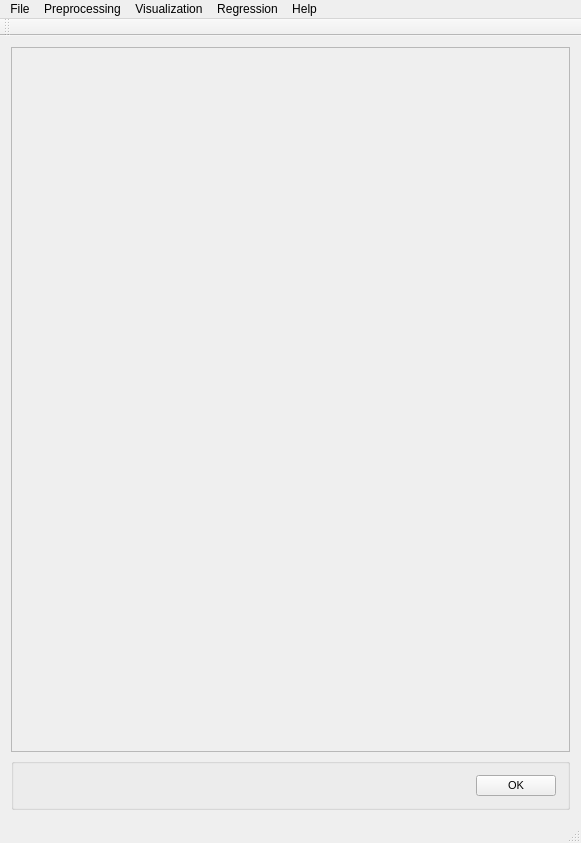
<?xml version="1.0" encoding="UTF-8"?>
<ui version="4.0">
 <class>MainWindow</class>
 <widget class="QMainWindow" name="MainWindow">
  <property name="geometry">
   <rect>
    <x>0</x>
    <y>0</y>
    <width>581</width>
    <height>843</height>
   </rect>
  </property>
  <property name="windowTitle">
   <string>PYSAT</string>
  </property>
  <widget class="QWidget" name="centralWidget">
   <layout class="QVBoxLayout" name="verticalLayout_9">
    <item>
     <widget class="QScrollArea" name="scrollArea">
      <property name="widgetResizable">
       <bool>true</bool>
      </property>
      <widget class="QWidget" name="scrollAreaWidgetContents_2">
       <property name="geometry">
        <rect>
         <x>0</x>
         <y>0</y>
         <width>561</width>
         <height>721</height>
        </rect>
       </property>
       <property name="font">
        <font>
         <pointsize>8</pointsize>
        </font>
       </property>
       <property name="styleSheet">
        <string notr="true">QGroupBox {
  border: 2px solid gray;
  border-radius: 6px;
  margin-top: 0.5em;
}

QGroupBox::title {

  padding-top: -14px;
  padding-left: 8px;
}
</string>
       </property>
       <layout class="QVBoxLayout" name="verticalLayout_8"/>
      </widget>
     </widget>
    </item>
    <item>
     <widget class="QGroupBox" name="OK">
      <layout class="QHBoxLayout" name="ok">
       <item>
        <spacer name="horizontalSpacer_5">
         <property name="orientation">
          <enum>Qt::Horizontal</enum>
         </property>
         <property name="sizeHint" stdset="0">
          <size>
           <width>40</width>
           <height>20</height>
          </size>
         </property>
        </spacer>
       </item>
       <item>
        <widget class="QPushButton" name="okButton">
         <property name="font">
          <font>
           <pointsize>8</pointsize>
          </font>
         </property>
         <property name="mouseTracking">
          <bool>false</bool>
         </property>
         <property name="text">
          <string>OK</string>
         </property>
        </widget>
       </item>
      </layout>
     </widget>
    </item>
   </layout>
  </widget>
  <widget class="QMenuBar" name="menuBar">
   <property name="geometry">
    <rect>
     <x>0</x>
     <y>0</y>
     <width>581</width>
     <height>21</height>
    </rect>
   </property>
   <widget class="QMenu" name="menuFile">
    <property name="title">
     <string>File</string>
    </property>
    <addaction name="actionLoad_Refence_Data"/>
    <addaction name="actionLoad_Unknown_Data"/>
    <addaction name="separator"/>
    <addaction name="actionSave_Current_Plots"/>
    <addaction name="actionSave_Current_Data"/>
    <addaction name="separator"/>
    <addaction name="actionCreate_New_Workflow"/>
    <addaction name="actionSave_Current_Workflow"/>
    <addaction name="separator"/>
    <addaction name="actionExit"/>
   </widget>
   <widget class="QMenu" name="menuPreprocessing">
    <property name="title">
     <string>Preprocessing</string>
    </property>
    <widget class="QMenu" name="menuBaseline_Removal">
     <property name="title">
      <string>Baseline Removal</string>
     </property>
     <addaction name="actionALS"/>
     <addaction name="actionDietrich"/>
     <addaction name="actionPolyFit"/>
     <addaction name="actionAirPLS"/>
     <addaction name="actionFABC"/>
     <addaction name="actionKK"/>
     <addaction name="actionMario"/>
     <addaction name="actionMedian"/>
     <addaction name="actionRubberband"/>
     <addaction name="actionUndecimated_Wavelet"/>
    </widget>
    <widget class="QMenu" name="menuCalibration_Transfer">
     <property name="title">
      <string>Calibration Transfer</string>
     </property>
     <addaction name="actionRatio"/>
     <addaction name="actionTommy_s_Methgod"/>
     <addaction name="actionPiecewise_Direct_Standardization"/>
     <addaction name="actionOthers_3"/>
    </widget>
    <addaction name="actionNormalization"/>
    <addaction name="actionNoise_Reduction"/>
    <addaction name="actionApply_Mask"/>
    <addaction name="actionInterpolate"/>
    <addaction name="actionInstrument_Response"/>
    <addaction name="menuCalibration_Transfer"/>
    <addaction name="menuBaseline_Removal"/>
   </widget>
   <widget class="QMenu" name="menuVisualization">
    <property name="title">
     <string>Visualization</string>
    </property>
    <widget class="QMenu" name="menuClustering">
     <property name="title">
      <string>Clustering</string>
     </property>
     <addaction name="actionK_Means"/>
     <addaction name="actionHierarchical"/>
     <addaction name="actionOthers"/>
     <addaction name="actionOthers_2"/>
    </widget>
    <addaction name="actionPCA"/>
    <addaction name="actionICA"/>
    <addaction name="menuClustering"/>
   </widget>
   <widget class="QMenu" name="menuRegression">
    <property name="title">
     <string>Regression</string>
    </property>
    <addaction name="actionPLS"/>
    <addaction name="actionSM_PLS"/>
    <addaction name="actionICA_Regression"/>
    <addaction name="actionGaussian_Process"/>
    <addaction name="actionMLP"/>
    <addaction name="actionSVM"/>
    <addaction name="actionOthers_4"/>
    <addaction name="actionOthers_5"/>
   </widget>
   <widget class="QMenu" name="menuHelp">
    <property name="title">
     <string>Help</string>
    </property>
    <addaction name="actionIndex"/>
    <addaction name="actionContent_2"/>
    <addaction name="separator"/>
    <addaction name="actionAbout"/>
    <addaction name="actionAbout_QtCreator"/>
   </widget>
   <addaction name="menuFile"/>
   <addaction name="menuPreprocessing"/>
   <addaction name="menuVisualization"/>
   <addaction name="menuRegression"/>
   <addaction name="menuHelp"/>
  </widget>
  <widget class="QToolBar" name="mainToolBar">
   <attribute name="toolBarArea">
    <enum>TopToolBarArea</enum>
   </attribute>
   <attribute name="toolBarBreak">
    <bool>false</bool>
   </attribute>
  </widget>
  <widget class="QStatusBar" name="statusBar"/>
  <action name="actionLoad_Refence_Data">
   <property name="text">
    <string>Load Refence Data</string>
   </property>
  </action>
  <action name="actionLoad_Unknown_Data">
   <property name="text">
    <string>Load Unknown Data</string>
   </property>
  </action>
  <action name="actionSave_Current_Workflow">
   <property name="text">
    <string>Save Current Workflow</string>
   </property>
  </action>
  <action name="actionSave_Current_Plots">
   <property name="text">
    <string>Save Current Plots</string>
   </property>
  </action>
  <action name="actionSave_Current_Data">
   <property name="text">
    <string>Save Current Data</string>
   </property>
  </action>
  <action name="actionCreate_New_Workflow">
   <property name="text">
    <string>Create New Workflow</string>
   </property>
  </action>
  <action name="actionNoise_Reduction">
   <property name="text">
    <string>Noise Reduction</string>
   </property>
  </action>
  <action name="actionApply_Mask">
   <property name="text">
    <string>Apply Mask</string>
   </property>
  </action>
  <action name="actionInterpolate">
   <property name="text">
    <string>Interpolate</string>
   </property>
  </action>
  <action name="actionInstrument_Response">
   <property name="text">
    <string>Instrument Response</string>
   </property>
  </action>
  <action name="actionALS">
   <property name="text">
    <string>ALS</string>
   </property>
  </action>
  <action name="actionDietrich">
   <property name="text">
    <string>Dietrich</string>
   </property>
  </action>
  <action name="actionPolyFit">
   <property name="text">
    <string>PolyFit</string>
   </property>
  </action>
  <action name="actionAirPLS">
   <property name="text">
    <string>AirPLS</string>
   </property>
  </action>
  <action name="actionFABC">
   <property name="text">
    <string>FABC</string>
   </property>
  </action>
  <action name="actionKK">
   <property name="text">
    <string>KK</string>
   </property>
  </action>
  <action name="actionMario">
   <property name="text">
    <string>Mario</string>
   </property>
  </action>
  <action name="actionMedian">
   <property name="text">
    <string>Median</string>
   </property>
  </action>
  <action name="actionRubberband">
   <property name="text">
    <string>Rubberband</string>
   </property>
  </action>
  <action name="actionUndecimated_Wavelet">
   <property name="text">
    <string>Undecimated Wavelet</string>
   </property>
  </action>
  <action name="actionRatio">
   <property name="text">
    <string>Ratio</string>
   </property>
  </action>
  <action name="actionTommy_s_Methgod">
   <property name="text">
    <string>Tommy's Method</string>
   </property>
  </action>
  <action name="actionPiecewise_Direct_Standardization">
   <property name="text">
    <string>Piecewise Direct Standardization</string>
   </property>
  </action>
  <action name="actionPCA">
   <property name="text">
    <string>PCA</string>
   </property>
  </action>
  <action name="actionICA">
   <property name="text">
    <string>ICA</string>
   </property>
  </action>
  <action name="actionK_Means">
   <property name="text">
    <string>K-Means</string>
   </property>
  </action>
  <action name="actionHierarchical">
   <property name="text">
    <string>Hierarchical</string>
   </property>
  </action>
  <action name="actionOthers">
   <property name="text">
    <string>Others...</string>
   </property>
  </action>
  <action name="actionOthers_2">
   <property name="text">
    <string>Others...</string>
   </property>
  </action>
  <action name="actionOthers_3">
   <property name="text">
    <string>Others...</string>
   </property>
  </action>
  <action name="actionPLS">
   <property name="text">
    <string>PLS</string>
   </property>
  </action>
  <action name="actionSM_PLS">
   <property name="text">
    <string>SM-PLS</string>
   </property>
  </action>
  <action name="actionICA_Regression">
   <property name="text">
    <string>ICA Regression</string>
   </property>
  </action>
  <action name="actionGaussian_Process">
   <property name="text">
    <string>Gaussian Process</string>
   </property>
  </action>
  <action name="actionMLP">
   <property name="text">
    <string>MLP</string>
   </property>
  </action>
  <action name="actionSVM">
   <property name="text">
    <string>SVM</string>
   </property>
  </action>
  <action name="actionOthers_4">
   <property name="text">
    <string>Others...</string>
   </property>
  </action>
  <action name="actionOthers_5">
   <property name="text">
    <string>Others...</string>
   </property>
  </action>
  <action name="actionIndex">
   <property name="text">
    <string>Index</string>
   </property>
  </action>
  <action name="actionContent_2">
   <property name="text">
    <string>Content</string>
   </property>
  </action>
  <action name="actionAbout">
   <property name="text">
    <string>About...</string>
   </property>
  </action>
  <action name="actionAbout_QtCreator">
   <property name="text">
    <string>About QtCreator...</string>
   </property>
  </action>
  <action name="actionExit">
   <property name="text">
    <string>Exit</string>
   </property>
  </action>
  <action name="actionNormalization">
   <property name="text">
    <string>Normalization</string>
   </property>
  </action>
 </widget>
 <layoutdefault spacing="6" margin="11"/>
 <resources/>
 <connections/>
</ui>
